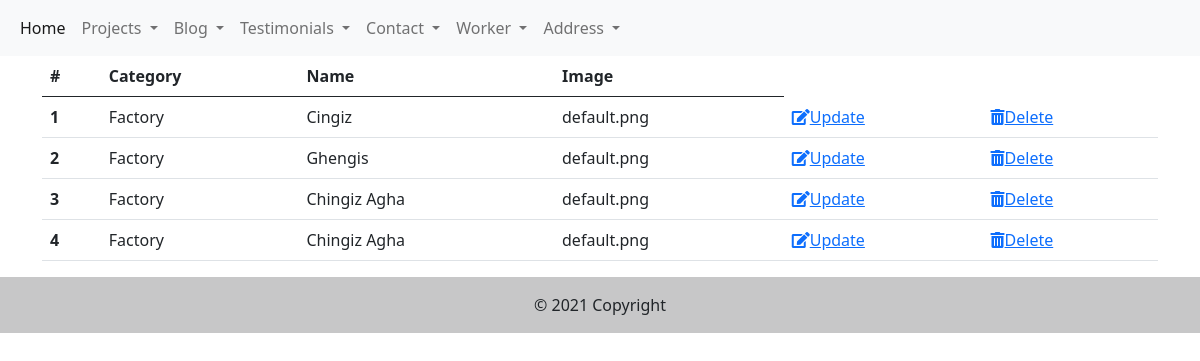
The page /admin/project on the database as committed earlier.
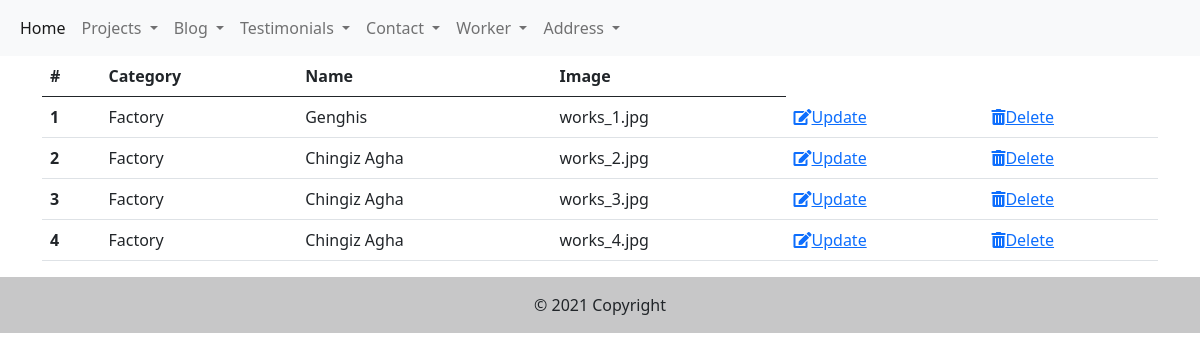
The same page on the database as committed later.
### engineers/models.py (models this page shows)
class Project(db.Model):
    id = db.Column(db.Integer, primary_key=True)
    name = db.Column(db.String(50), nullable=False)
    image = db.Column(db.String(20), default='uploads/default.jpeg')
    category = db.Column(db.Integer, db.ForeignKey('procategory.id'), nullable=False)

### engineers/controllers.py (the view)
@app.route('/admin/project')
def project_list():
    projects = Project.query.all()
    return render_template('admin/project.html', projects=projects)

### engineers/templates/admin/project.html
{% extends 'admin/base.html' %}
{% block content %}
<div class="container">
    <div class="row ">
      <div class="col">
        <table class="table">
            <thead>
              <tr>
                <th scope="col">#</th>
                <th scope="col">Category</th>
                <th scope="col">Name</th>
                <th scope="col">Image</th>
              </tr>
            </thead>
            <tbody>
               {% for project in projects %}
              <tr>
                <th scope="row">{{project.id}}</th>
                <td>{{project.category}}</td>
                <td>{{project.name}}</td>
                <td>{{project.image}}</td>
                <td><a href="{{url_for('project_update', id=project.id)}}"><i class="fas fa-edit"></i>Update</a></td>
                <td><a href="{{url_for('pro_delete', id=project.id)}}"><i class="fas fa-trash-alt"></i>Delete</a></td>             </tr>
              {% endfor %}
            </tbody>
          </table>
      </div>
    </div>
  </div>
{% endblock %}

### engineers/templates/admin/base.html (shortened to what this page needs)
<!doctype html>
<html lang="en">
<head>
    <link rel="stylesheet" href="https://cdnjs.cloudflare.com/ajax/libs/font-awesome/5.15.3/css/all.min.css">
    <link href="https://cdn.jsdelivr.net/npm/bootstrap@5.0.1/dist/css/bootstrap.min.css" rel="stylesheet"
>
</head>
<body>
    {% include 'admin/includes/navbar.html' %}
        {% block content %}
        {% endblock %}
    {% include 'admin/includes/footer.html' %}
</body>
</html>

### engineers/templates/admin/includes/navbar.html (shortened to what this page needs)
<nav class="navbar navbar-expand-lg navbar-light bg-light">
    <div class="container-fluid">
      <div class="collapse navbar-collapse" id="navbarSupportedContent">
        <ul class="navbar-nav me-auto mb-2 mb-lg-0">
          <li class="nav-item">
            <a class="nav-link active" aria-current="page" href="/admin">Home</a>
          </li>
          <li class="nav-item dropdown">
            <a class="nav-link dropdown-toggle" href="#" id="navbarDropdown" role="button" data-bs-toggle="dropdown" aria-expanded="false">
              Projects
            </a>
          </li>
          <li class="nav-item dropdown">
            <a class="nav-link dropdown-toggle" href="#" id="navbarDropdown" role="button" data-bs-toggle="dropdown" aria-expanded="false">
              Blog
            </a>
          </li>
          <li class="nav-item dropdown">
            <a class="nav-link dropdown-toggle" href="#" id="navbarDropdown" role="button" data-bs-toggle="dropdown" aria-expanded="false">
              Testimonials
            </a>
          </li>
          <li class="nav-item dropdown">
            <a class="nav-link dropdown-toggle" href="#" id="navbarDropdown" role="button" data-bs-toggle="dropdown" aria-expanded="false">
              Contact
            </a>
          </li>
          <li class="nav-item dropdown">
            <a class="nav-link dropdown-toggle" href="#" id="navbarDropdown" role="button" data-bs-toggle="dropdown" aria-expanded="false">
              Worker
            </a>
          </li>
          <li class="nav-item dropdown">
            <a class="nav-link dropdown-toggle" href="#" id="navbarDropdown" role="button" data-bs-toggle="dropdown" aria-expanded="false">
              Address
            </a>
          </li>
        </ul>
      </div>
    </div>
  </nav>

### engineers/templates/admin/includes/footer.html (shortened to what this page needs)
<footer class="bg-light text-center text-lg-start">
    <div class="text-center p-3" style="background-color: rgba(0, 0, 0, 0.2);">
      © 2021 Copyright
    </div>
  </footer>

Rows that differ between the two databases and show on the page:
changed Project id 1: name "Cingiz" → "Genghis"; image "default.png" → "works_1.jpg"
changed Project id 2: name "Ghengis" → "Chingiz Agha"; image "default.png" → "works_2.jpg"
changed Project id 3: image "default.png" → "works_3.jpg"
changed Project id 4: image "default.png" → "works_4.jpg"
